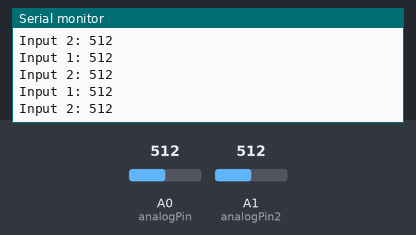
The sketch below on a simulated Arduino Uno, built with avr-gcc and run on an emulated ATmega328P. Parts: the last lines printed to the serial monitor. The test bench sets the inputs (shaded band); at power-on: A0 (analogPin) = 512, A1 (analogPin2) = 512.

Above: at 1.2 s.
1.3 s: A0 (analogPin) set to 716
At 1.41 s:
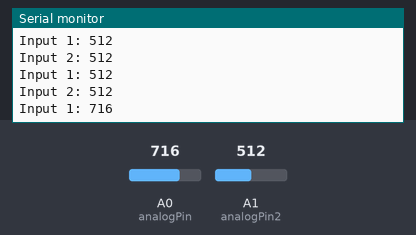
2.8 s: A1 (analogPin2) set to 716
At 2.82 s:
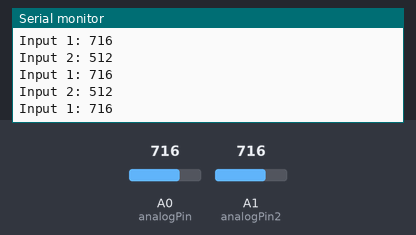
4.3 s: A0 (analogPin) set to 900
At 4.32 s:
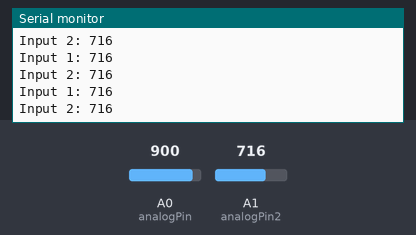
5.8 s: A1 (analogPin2) set to 900
At 5.83 s:
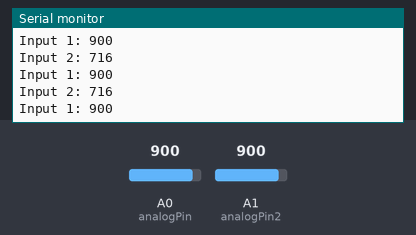
Timing chart, 0 to 8.3 s (numbered marks = the images above; inputs shaded):
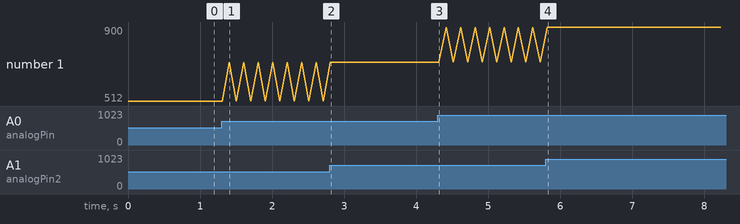

Measured:
- after the input at 1.3 s, the serial monitor: prints a new line after 0.11 s (image 1)

The sketch:

potentiometer.ino
```cpp
int analogPin = A0;
int analogPin2 = A1;
int input_value = 0;
int input_value2 = 0;

void setup() {
  // put your setup code here, to run once:
  Serial.begin(9600);
  pinMode(analogPin, INPUT);
  pinMode(analogPin2, INPUT);
}

void loop() {
  // put your main code here, to run repeatedly:
  input_value = analogRead(analogPin);
  Serial.print("Input 1: ");
  Serial.println(input_value);
  delay(100);

  input_value2 = analogRead(analogPin2);
  Serial.print("Input 2: ");
  Serial.println(input_value2);
  delay(100);
}
```
